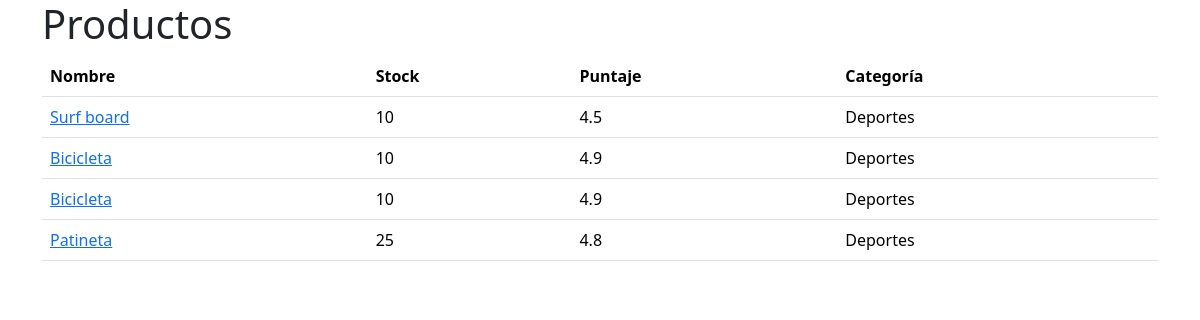
/productos/, run on the app's committed database.
### productos/models.py (models this page shows)
class Producto(models.Model):
    nombre=models.CharField(max_length=255)
    stock=models.IntegerField()
    puntaje=models.FloatField()
    categoria=models.ForeignKey(
        Categoria,
        on_delete=models.CASCADE
        )
    creado_en=models.DateTimeField(default=timezone.now)
    def __str__(self):
        return self.nombre

class Categoria(models.Model):
    nombre=models.CharField(max_length=255)
    def __str__(self):
        return self.nombre

### productos/views.py (the view)
# urls.py: path('',views.index,name='index'),
def index(request):
    productos=Producto.objects.all()
    print(productos)
    return render(request,'index.html',{'productos':productos})

### productos/templates/index.html
{% extends 'base.html' %} {% block content %}
<h1>Productos</h1>
<table class="table">
  <thead>
    <tr>
      <th>Nombre</th>
      <th>Stock</th>
      <th>Puntaje</th>
      <th>Categoría</th>
    </tr>
  </thead>
  <tbody>
    {% for producto in productos %}
    <tr>
      <td>
        <a href="{%url 'productos:detalle' producto.id%}"
          >{{ producto.nombre }}</a
        >
      </td>
      <td>{{ producto.stock }}</td>
      <td>{{ producto.puntaje }}</td>
      <td>{{ producto.categoria }}</td>
    </tr>
    {% endfor %}
  </tbody>
</table>
{% endblock %}

### templates/base.html (shortened to what this page needs)
<!DOCTYPE html>
<html lang="en">
  <head>
    <link
      href="https://cdn.jsdelivr.net/npm/bootstrap@5.3.3/dist/css/bootstrap.min.css"
      rel="stylesheet"
    />
  </head>
  <body>
    <div class="container">{% block content %} {% endblock %}</div>
  </body>
</html>

### data on the page
Producto: nombre "Surf board", stock "10", puntaje "4.5", categoria "Deportes"
Producto: nombre "Bicicleta", stock "10", puntaje "4.9", categoria "Deportes"
Producto: nombre "Bicicleta", stock "10", puntaje "4.9", categoria "Deportes"
Producto: nombre "Patineta", stock "25", puntaje "4.8", categoria "Deportes"
